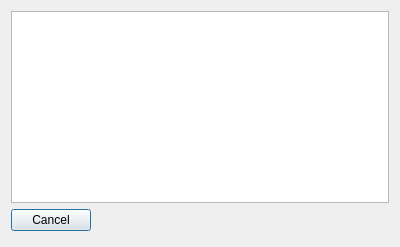
<?xml version="1.0" encoding="UTF-8"?>
<ui version="4.0">
 <class>selectReportView</class>
 <widget class="QDialog" name="selectReportView">
  <property name="geometry">
   <rect>
    <x>0</x>
    <y>0</y>
    <width>400</width>
    <height>247</height>
   </rect>
  </property>
  <property name="sizePolicy">
   <sizepolicy hsizetype="Fixed" vsizetype="Fixed">
    <horstretch>0</horstretch>
    <verstretch>0</verstretch>
   </sizepolicy>
  </property>
  <property name="windowTitle">
   <string>Dialog</string>
  </property>
  <layout class="QVBoxLayout" name="verticalLayout">
   <item>
    <widget class="QListWidget" name="listWidget">
     <property name="sizePolicy">
      <sizepolicy hsizetype="Expanding" vsizetype="Expanding">
       <horstretch>0</horstretch>
       <verstretch>0</verstretch>
      </sizepolicy>
     </property>
     <property name="contextMenuPolicy">
      <enum>Qt::ContextMenuPolicy::NoContextMenu</enum>
     </property>
     <property name="horizontalScrollBarPolicy">
      <enum>Qt::ScrollBarPolicy::ScrollBarAlwaysOff</enum>
     </property>
     <property name="autoScroll">
      <bool>true</bool>
     </property>
     <property name="editTriggers">
      <set>QAbstractItemView::EditTrigger::NoEditTriggers</set>
     </property>
     <property name="itemAlignment">
      <set>Qt::AlignmentFlag::AlignLeading</set>
     </property>
    </widget>
   </item>
   <item>
    <widget class="QDialogButtonBox" name="buttonBox">
     <property name="orientation">
      <enum>Qt::Orientation::Vertical</enum>
     </property>
     <property name="standardButtons">
      <set>QDialogButtonBox::StandardButton::Cancel</set>
     </property>
    </widget>
   </item>
  </layout>
 </widget>
 <resources/>
 <connections>
  <connection>
   <sender>buttonBox</sender>
   <signal>accepted()</signal>
   <receiver>selectReportView</receiver>
   <slot>accept()</slot>
   <hints>
    <hint type="sourcelabel">
     <x>248</x>
     <y>254</y>
    </hint>
    <hint type="destinationlabel">
     <x>157</x>
     <y>274</y>
    </hint>
   </hints>
  </connection>
  <connection>
   <sender>buttonBox</sender>
   <signal>rejected()</signal>
   <receiver>selectReportView</receiver>
   <slot>reject()</slot>
   <hints>
    <hint type="sourcelabel">
     <x>316</x>
     <y>260</y>
    </hint>
    <hint type="destinationlabel">
     <x>286</x>
     <y>274</y>
    </hint>
   </hints>
  </connection>
 </connections>
</ui>
